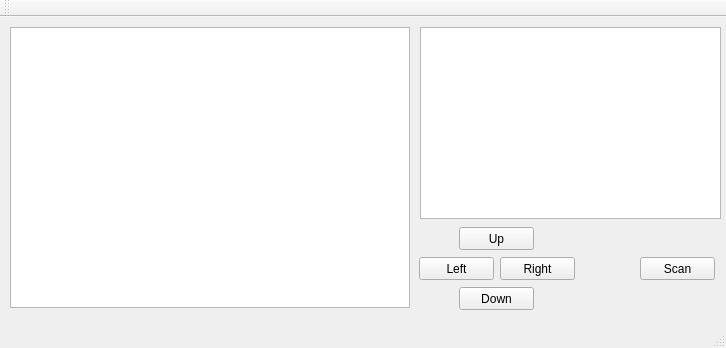
<?xml version="1.0" encoding="UTF-8"?>
<ui version="4.0">
 <class>MainWindow</class>
 <widget class="QMainWindow" name="MainWindow">
  <property name="geometry">
   <rect>
    <x>0</x>
    <y>0</y>
    <width>726</width>
    <height>348</height>
   </rect>
  </property>
  <property name="sizePolicy">
   <sizepolicy hsizetype="Fixed" vsizetype="Fixed">
    <horstretch>0</horstretch>
    <verstretch>0</verstretch>
   </sizepolicy>
  </property>
  <property name="maximumSize">
   <size>
    <width>726</width>
    <height>348</height>
   </size>
  </property>
  <property name="windowTitle">
   <string>MainWindow</string>
  </property>
  <widget class="QWidget" name="centralWidget">
   <widget class="QPushButton" name="UpButton">
    <property name="geometry">
     <rect>
      <x>459</x>
      <y>210</y>
      <width>75</width>
      <height>23</height>
     </rect>
    </property>
    <property name="text">
     <string>Up</string>
    </property>
   </widget>
   <widget class="QPushButton" name="pushButton">
    <property name="geometry">
     <rect>
      <x>640</x>
      <y>240</y>
      <width>75</width>
      <height>23</height>
     </rect>
    </property>
    <property name="text">
     <string>Scan</string>
    </property>
   </widget>
   <widget class="QGraphicsView" name="graphicsView">
    <property name="geometry">
     <rect>
      <x>10</x>
      <y>10</y>
      <width>400</width>
      <height>281</height>
     </rect>
    </property>
   </widget>
   <widget class="QPushButton" name="rightButton">
    <property name="geometry">
     <rect>
      <x>500</x>
      <y>240</y>
      <width>75</width>
      <height>23</height>
     </rect>
    </property>
    <property name="text">
     <string>Right</string>
    </property>
   </widget>
   <widget class="QPushButton" name="leftButton">
    <property name="geometry">
     <rect>
      <x>419</x>
      <y>240</y>
      <width>75</width>
      <height>23</height>
     </rect>
    </property>
    <property name="text">
     <string>Left</string>
    </property>
   </widget>
   <widget class="QPushButton" name="downButton">
    <property name="geometry">
     <rect>
      <x>459</x>
      <y>270</y>
      <width>75</width>
      <height>23</height>
     </rect>
    </property>
    <property name="text">
     <string>Down</string>
    </property>
   </widget>
   <widget class="QListWidget" name="listWidget">
    <property name="geometry">
     <rect>
      <x>420</x>
      <y>10</y>
      <width>301</width>
      <height>192</height>
     </rect>
    </property>
    <property name="horizontalScrollBarPolicy">
     <enum>Qt::ScrollBarAlwaysOff</enum>
    </property>
   </widget>
   <widget class="QLabel" name="label">
    <property name="geometry">
     <rect>
      <x>20</x>
      <y>20</y>
      <width>81</width>
      <height>16</height>
     </rect>
    </property>
    <property name="text">
     <string/>
    </property>
   </widget>
  </widget>
  <widget class="QMenuBar" name="menuBar">
   <property name="geometry">
    <rect>
     <x>0</x>
     <y>0</y>
     <width>726</width>
     <height>21</height>
    </rect>
   </property>
  </widget>
  <widget class="QToolBar" name="mainToolBar">
   <attribute name="toolBarArea">
    <enum>TopToolBarArea</enum>
   </attribute>
   <attribute name="toolBarBreak">
    <bool>false</bool>
   </attribute>
  </widget>
  <widget class="QStatusBar" name="statusBar"/>
 </widget>
 <layoutdefault spacing="6" margin="11"/>
 <resources/>
 <connections/>
</ui>
